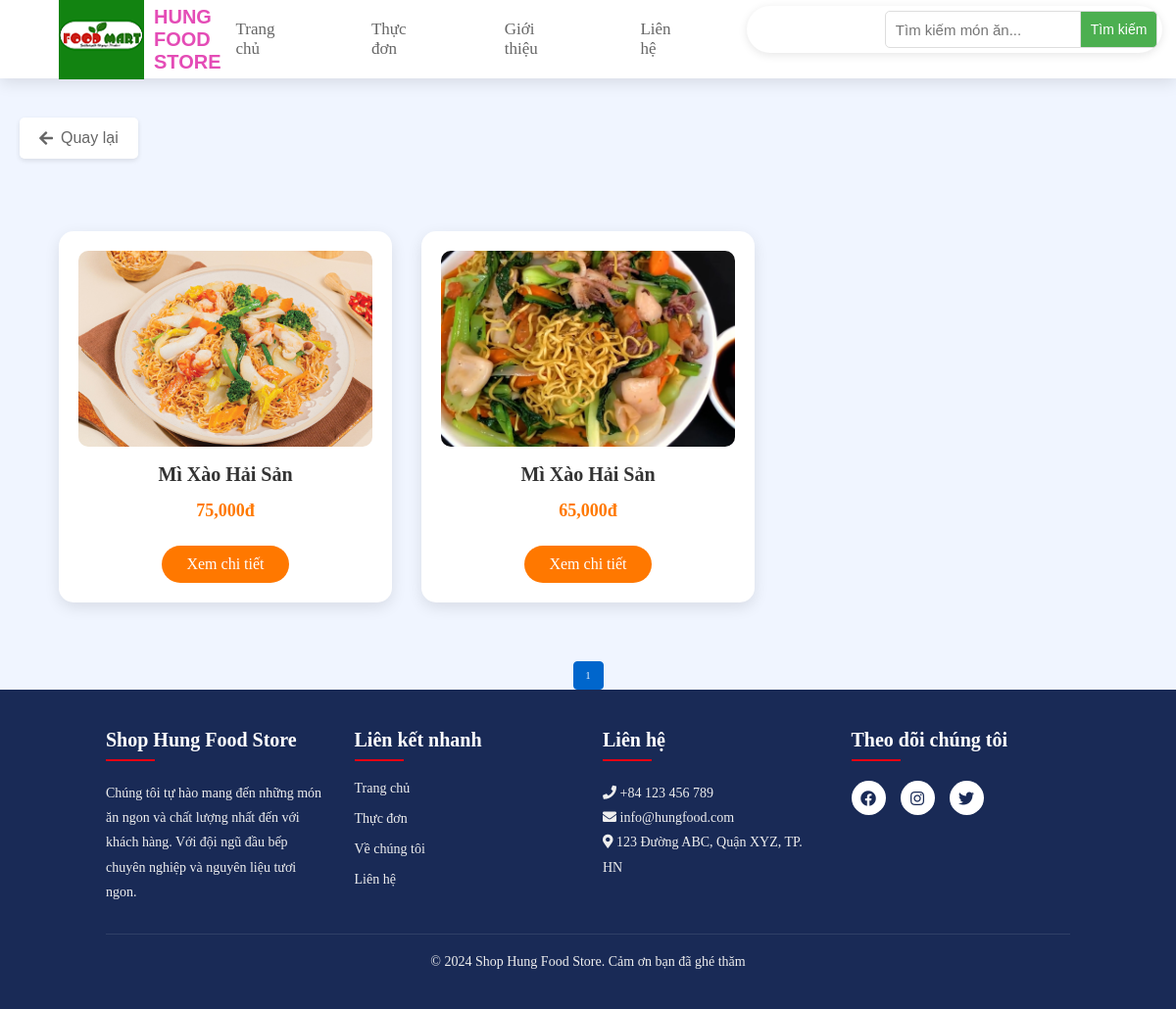
The app's page /search.php?keyword=Mì Xào Hải Sản with its own data.
### tables this page shows
CREATE TABLE `products` (
  `id` int(11) NOT NULL,
  `name` varchar(255) NOT NULL,
  `description` text DEFAULT NULL,
  `price` decimal(10,2) NOT NULL,
  `old_price` decimal(10,2) DEFAULT NULL,
  `image` varchar(255) DEFAULT NULL,
  `category` varchar(100) DEFAULT NULL,
  `rating` decimal(2,1) DEFAULT NULL,
  `created_at` timestamp NOT NULL DEFAULT current_timestamp(),
  `is_featured` tinyint(1) DEFAULT 0,
  `is_on_sale` tinyint(1) DEFAULT 0,
  `is_new` tinyint(1) DEFAULT 0
);

### search.php (the view, shortened to what this page needs)
<?php
include 'config/database.php';
$keyword = isset($_GET['keyword']) ? trim($_GET['keyword']) : '';
$page = isset($_GET['page']) ? (int)$_GET['page'] : 1;
$limit = 3;
$offset = ($page - 1) * $limit;
try {
    $stmt = $conn->prepare("SELECT * FROM products WHERE LOWER(name) LIKE LOWER(:keyword) LIMIT :limit OFFSET :offset");
    $stmt->bindValue(':keyword', "%$keyword%", PDO::PARAM_STR);
    $stmt->bindValue(':limit', $limit, PDO::PARAM_INT);
    $stmt->bindValue(':offset', $offset, PDO::PARAM_INT);
    $stmt->execute();
    $results = $stmt->fetchAll(PDO::FETCH_ASSOC);
    $count_stmt = $conn->prepare("SELECT COUNT(*) FROM products WHERE LOWER(name) LIKE LOWER(:keyword)");
    $count_stmt->execute(['keyword' => "%$keyword%"]);
    $total_products = $count_stmt->fetchColumn();
    $total_pages = ceil($total_products / $limit);
} catch(PDOException $e) {
    echo "Error: " . $e->getMessage();
}
?>
<!DOCTYPE html>
<html lang="vi">
<head>
    <link rel="stylesheet" href="https://cdnjs.cloudflare.com/ajax/libs/font-awesome/5.15.4/css/all.min.css">
    <link rel="stylesheet" href="style.css">
</head>
<body>
    <?php include 'header.php'; ?>
    <div class="search-result-container">
        <div class="search-result-heading">
            <span class="search-text">Kết quả tìm kiếm cho</span>
            "<span class="search-keyword"><?php echo htmlspecialchars($keyword); ?></span>"
            <span class="search-count">(<?php echo $total_products; ?> sản phẩm)</span>
        </div>
    </div>
    <div class="container">
        <button onclick="history.back()" class="back-btn">
            <i class="fas fa-arrow-left"></i> Quay lại
        </button>
        <div class="search-results">
            <div class="products-container">
                <?php if(!empty($results)): ?>
                    <?php foreach($results as $row): ?>
                        <div class="product-box">
                            <img src="images/<?php echo htmlspecialchars($row['image']); ?>" alt="<?php echo htmlspecialchars($row['name']); ?>">
                            <h3><?php echo htmlspecialchars($row['name']); ?></h3>
                            <p class="price"><?php echo number_format($row['price']); ?>đ</p>
                            <a href="product-detail.php?id=<?php echo $row['id']; ?>" class="btn">Xem chi tiết</a>
                        </div>
                    <?php endforeach; ?>
                <?php else: ?>
                    <p class="no-results">Không tìm thấy sản phẩm nào phù hợp với từ khóa "<?php echo htmlspecialchars($keyword); ?>"</p>
                <?php endif; ?>
            </div>
        </div>
        <div class="pagination">
            <?php for ($i = 1; $i <= $total_pages; $i++): ?>
                <a href="?keyword=<?php echo urlencode($keyword); ?>&page=<?php echo $i; ?>" class="<?php if ($i == $page) echo 'active'; ?>"><?php echo $i; ?></a>
            <?php endfor; ?>
        </div>
    </div>
    <?php include 'footer.php'; ?>
</body>
</html>

### style.css (style rules this page uses)
:root { --primary: #e60012; --black: #192a56; --light-color: #666; --box-shadow: 0 .5rem 1.5rem rgba(0,0,0,.1); }
* { margin: 0; padding: 0; box-sizing: border-box; text-decoration: none; outline: none; border: none; transition: all .2s linear; }
html { font-size: 62.5%; overflow-x: hidden; scroll-padding-top: 5.5rem; scroll-behavior: smooth; }
.btn { margin-top: 1rem; display: inline-block; font-size: 1.7rem; color: #fff; background: var(--primary); border-radius: .5rem; cursor: pointer; padding: .8rem 3rem; transition: .2s linear; }
.pagination { display: flex; justify-content: center; gap: 5px; margin-top: 20px; }
.pagination a { padding: 8px 12px; border: 1px solid #dee2e6; border-radius: 4px; color: #0066cc; text-decoration: none; transition: all 0.3s ease; }
.pagination a.active { background: #0066cc; color: #fff; border-color: #0066cc; }
.pagination { text-align: center; margin-top: 2rem; }
body { min-height: 100vh; display: flex; flex-direction: column; background-color: #f0f5ff; }
.search-results { margin-top: 120px; padding: 20px 5%; }
.products-container { display: grid; grid-template-columns: repeat(auto-fill, minmax(300px, 1fr)); gap: 30px; padding: 20px 0; }
.product-box { background: #fff; border-radius: 15px; padding: 20px; text-align: center; box-shadow: 0 5px 15px rgba(0,0,0,0.1); }
.product-box img { width: 100%; height: 200px; object-fit: cover; border-radius: 10px; }
.product-box h3 { font-size: 2rem; color: #333; margin: 15px 0; }
.product-box .price { font-size: 1.8rem; color: #ff7800; font-weight: bold; margin-bottom: 15px; }
.product-box .btn { display: inline-block; padding: 10px 25px; background: #ff7800; color: #fff; font-size: 1.6rem; border-radius: 25px; text-decoration: none; transition: background 0.3s ease; }
.back-btn { position: fixed; top: 120px; left: 20px; padding: 12px 20px; background: #fff; border: none; border-radius: 5px; box-shadow: 0 2px 5px rgba(0,0,0,0.1); color: #666; cursor: pointer; font-size: 1.6rem; display: flex; align-items: center; gap: 8px; transition: all 0.3s ease; z-index: 100; }
.search-result-heading { padding: 15px 20px; margin-bottom: 20px; font-size: 20px; background-color: #f0f5ff; border-radius: 5px; text-align: left; box-shadow: 0 1px 3px rgba(0,0,0,0.08); }
.search-text { font-weight: 600; color: #333; }
.search-keyword { color: #ff6b6b; font-weight: 700; font-size: 22px; }
.search-count { color: #666; font-weight: 500; }

### records on screen
products: image (picture), name "Mì Xào Hải Sản", price "75,000"
products: image (picture), name "Mì Xào Hải Sản", price "65,000"
